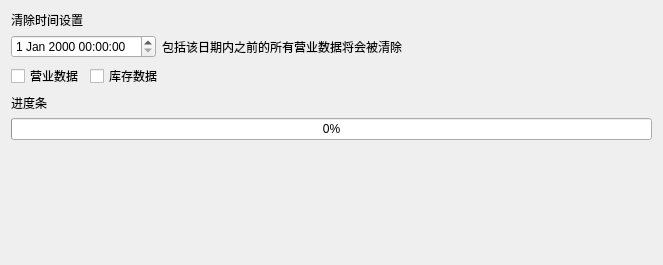
<?xml version="1.0" encoding="UTF-8"?>
<ui version="4.0">
 <class>w_sys_manage_businessdataclear_Dialog</class>
 <widget class="QDialog" name="w_sys_manage_businessdataclear_Dialog">
  <property name="geometry">
   <rect>
    <x>0</x>
    <y>0</y>
    <width>663</width>
    <height>265</height>
   </rect>
  </property>
  <property name="windowTitle">
   <string>Dialog</string>
  </property>
  <layout class="QVBoxLayout" name="verticalLayout_2">
   <item>
    <widget class="QLabel" name="label_3">
     <property name="text">
      <string>清除时间设置</string>
     </property>
    </widget>
   </item>
   <item>
    <layout class="QHBoxLayout" name="horizontalLayout_4" stretch="0,1">
     <item>
      <widget class="lds_datetimeEdit" name="dateTimeEdit"/>
     </item>
     <item>
      <widget class="QLabel" name="label">
       <property name="text">
        <string>包括该日期内之前的所有营业数据将会被清除</string>
       </property>
      </widget>
     </item>
    </layout>
   </item>
   <item>
    <layout class="QHBoxLayout" name="horizontalLayout_3">
     <item>
      <widget class="QCheckBox" name="checkBox">
       <property name="text">
        <string>营业数据</string>
       </property>
      </widget>
     </item>
     <item>
      <widget class="QCheckBox" name="checkBox_2">
       <property name="text">
        <string>库存数据</string>
       </property>
      </widget>
     </item>
     <item>
      <spacer name="horizontalSpacer">
       <property name="orientation">
        <enum>Qt::Horizontal</enum>
       </property>
       <property name="sizeHint" stdset="0">
        <size>
         <width>40</width>
         <height>20</height>
        </size>
       </property>
      </spacer>
     </item>
    </layout>
   </item>
   <item>
    <layout class="QVBoxLayout" name="verticalLayout">
     <item>
      <widget class="QLabel" name="label_4">
       <property name="text">
        <string>进度条</string>
       </property>
       <property name="alignment">
        <set>Qt::AlignLeading|Qt::AlignLeft|Qt::AlignVCenter</set>
       </property>
      </widget>
     </item>
     <item>
      <widget class="QProgressBar" name="progressBar">
       <property name="value">
        <number>0</number>
       </property>
      </widget>
     </item>
     <item>
      <widget class="QTextBrowser" name="textBrowser_2">
       <property name="styleSheet">
        <string notr="true">
background:transparent;
color:#ff546b;</string>
       </property>
      </widget>
     </item>
    </layout>
   </item>
   <item>
    <widget class="lds_toolbar" name="widget"/>
   </item>
  </layout>
 </widget>
 <customwidgets>
  <customwidget>
   <class>lds_toolbar</class>
   <extends>QFrame</extends>
   <header>lds_toolbar.h</header>
   <container>1</container>
  </customwidget>
  <customwidget>
   <class>lds_datetimeEdit</class>
   <extends>QDateTimeEdit</extends>
   <header>lds_datetimeedit.h</header>
  </customwidget>
 </customwidgets>
 <resources/>
 <connections/>
</ui>
